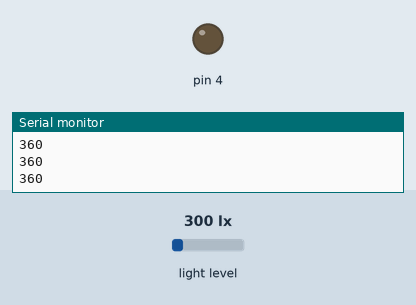
The sketch below on a simulated Arduino Uno, built with avr-gcc and run on an emulated ATmega328P. On the bench: output pins drawn as LEDs (lit = HIGH), the last lines printed to the serial monitor. Wiring (inferred from the names in the program): BH1750 light sensor at I2C address 0x23. The test bench sets the inputs (shaded band); at power-on: light level 300 lx.

Above: at 1.8 s.
1.9 s: light level set to 89 lx
3.4 s: light level set to 77 lx
At 4.4 s:
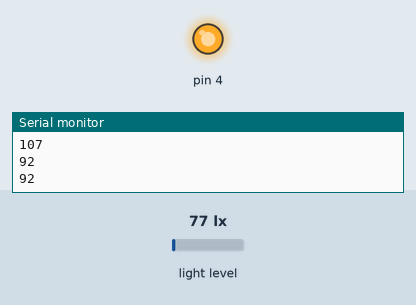
5.0 s: light level set to 500 lx
At 5.6 s:
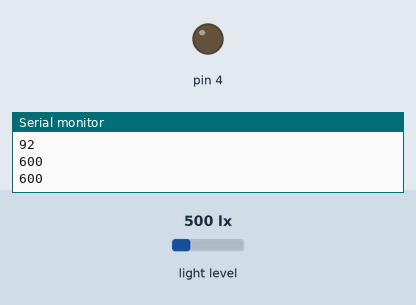
6.5 s: light level set to 40 lx
At 6.8 s:
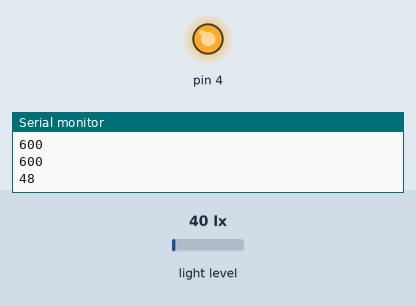
Timing chart, 0 to 9.0 s (numbered marks = the images above; inputs shaded):
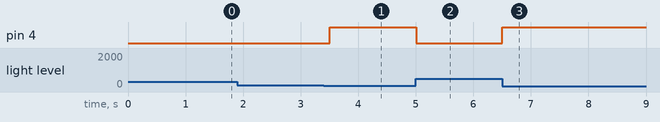

Measured:
- the behaviour switches between 83 and 82 lx on light level (found by bisection; images 0 and 1)
- after the input at 3.4 s, pin 4: LOW → HIGH after 0.10 s
- after the input at 5.0 s, pin 4: HIGH → LOW at once
- after the input at 6.5 s, pin 4: LOW → HIGH at once

The sketch:

NightLight.ino
```cpp
#include <Wire.h>

void setup(){
  Serial.begin(9600);
  Serial.println("Serial Connection Established");
  pinMode(4,OUTPUT);
}

//0x23 is the bh1750's I2C Address as I'm running it in address low mode
//i.e. I am connecting "ADD" to "GND"
void loop() {
  Wire.beginTransmission(0x23);
  Wire.write(0x01); //power on
  Wire.endTransmission();

  Wire.beginTransmission(0x23);
  Wire.write(0x20); //one time sense
  Wire.endTransmission();
  delay(500);

  Wire.beginTransmission(0x23);
  Wire.requestFrom(0x23,2); //requesting 2 bytes from the lux sensor


    //read them in one byte at a time


     uint16_t lux = Wire.read();

    //MSB was first so we'll need to shift byte to the left
     lux = lux << 8; //

     // "or"-ing with the next byte, we will be able to
     lux |= Wire.read();


   Wire.endTransmission();

  if ( lux < 100 )
    digitalWrite(4,HIGH);
  else
    digitalWrite(4, LOW);

     Serial.println(lux);

}
```
